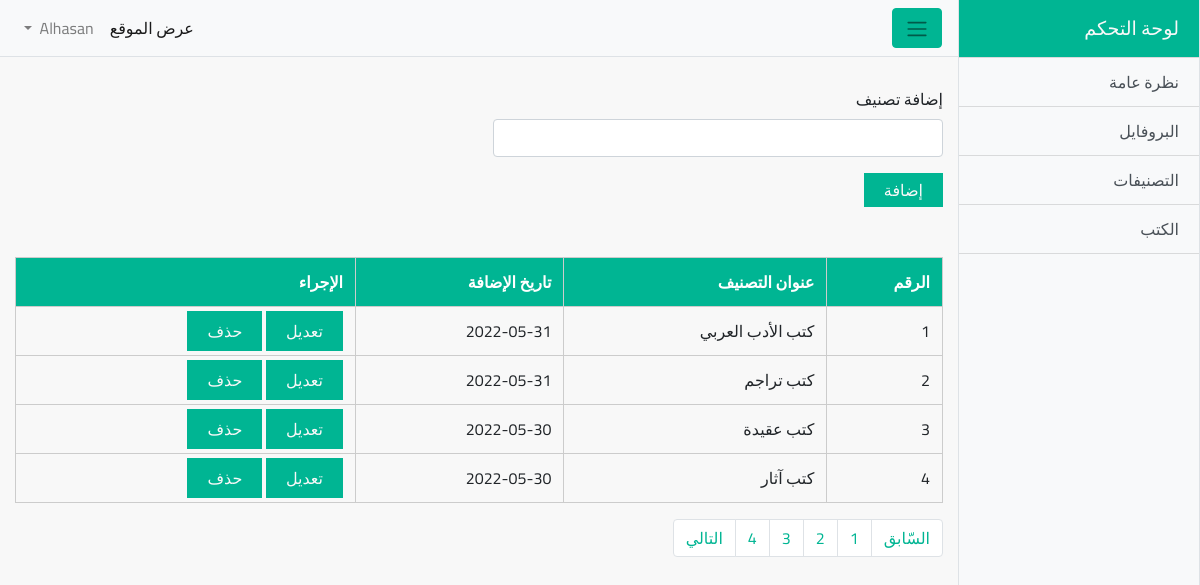
/dashboard/categories.php?page=4 (signed in), run on the app's committed database.
### tables this page shows
CREATE TABLE `categories` (
  `id` int(11) NOT NULL,
  `categoryName` varchar(200) NOT NULL,
  `categoryDate` date NOT NULL DEFAULT current_timestamp()
);

### dashboard/categories.php (the view, shortened to what this page needs)
<?php
  include 'include/header.php';
  if (!isset($_SESSION['adminInfo'])){
    header('Location:index.php');
  }
  else{
      ?>
        <div class="container-fluid">
          <div class="categories">
            <div class="add-cat">
              <form action="categories.php" method="POST">
                <div class="form-group">
                  <label for="category">إضافة تصنيف</label>
                  <input type="text" id="category" class="form-control" name="categoryName" style="width: 450px;">
                </div>
                <button class="custom-btn">إضافة</button>
              </form>
            </div>
            <div class="show-cat">
              <table class="table">
                  <thead class="thead-dark">
                    <tr>
                      <th scope="col">الرقم</th>
                      <th scope="col">عنوان التصنيف</th>
                      <th scope="col">تاريخ الإضافة</th>
                      <th scope="col">الإجراء</th>
                    </tr>
                  </thead>
                  <tbody>
                    <?php
                      if (isset($_GET['page'])){
                        $page = $_GET['page'];
                      }
                      else{
                        $page = 1;
                      }
                      $limit = 4;
                      $start = ($page - 1) * $limit;
                      $sql = "SELECT * FROM categories ORDER BY id DESC LIMIT $start, $limit";
                      $result = mysqli_query($con, $sql);
                      $serialNumber = 0;
                      while($row = mysqli_fetch_array($result)){
                        $serialNumber++;
                          ?>
                            <tr>
                              <td><?php echo $serialNumber; ?></td>
                              <td><?php echo $row['categoryName']; ?></td>
                              <td><?php echo $row['categoryDate']; ?></td>
                              <td>
                                  <a href="edit-cat.php?id=<?php echo $row['id'] ?>" class="custom-btn">تعديل</a>
                                  <a href="categories.php?id=<?php echo $row['id']; ?>" class="custom-btn confirm">حذف</a>
                              </td>
                            </tr>
                          <?php
                            }
                          ?>
                  </tbody>
                </table>
                <?php
                  $query = "SELECT * FROM categories";
                  $result = mysqli_query($con, $query);
                  $total_cat = mysqli_num_rows($result);
                  $total_pages = ceil($total_cat / $limit);
                ?>
                <nav aria-label="Page navigation example">
                  <ul class="pagination">
                    <li class="page-item"><a class="page-link" href="categories.php?page=<?php if(($page - 1) > 0){echo $page - 1;}else{echo $page = 1;} ?>">السّابق</a></li>
                    <?php
                      for($i = 1; $i <= $total_pages; $i++){
                        ?>
                          <li class="page-item"><a class="page-link" href="categories.php?page=<?php echo $i; ?>"><?php echo $i; ?></a></li>
                        <?php
                      }
                    ?>
                    <li class="page-item"><a class="page-link" href="categories.php?page=<?php if(($page + 1) <= $total_pages){echo $page + 1;} else{echo $page = $total_pages;} ?>">التالي</a></li>
                  </ul>
              </nav>
            </div>
          </div>
        </div>
        </div>
        <?php
        include 'include/footer.php';
        ?>
  <?php
  }
  ?>

### dashboard/css/custom.css (style rules this page uses)
:root { --light-green: #00b593; }
.custom-btn { padding: 5px 20px; background: var(--light-green); color: #f8f8f8; border: none; }
body { overflow-x: hidden; font-family: janna lt; direction: rtl; font-family: "Cairo", sans-serif; }
.categories { margin-top: 30px; margin-bottom: 30px; }
.show-cat { margin-top: 50px; }
.table .thead-dark th { color: #fff; background-color: var(--light-green); border: 1px solid #ccc; }
.table td, .table tr { border: 1px solid #ccc; }
a.page-link { color: var(--light-green); }

### data on the page
categories: categoryName "كتب الأدب العربي", categoryDate "2022-05-31"
categories: categoryName "كتب تراجم", categoryDate "2022-05-31"
categories: categoryName "كتب عقيدة", categoryDate "2022-05-30"
categories: categoryName "كتب آثار", categoryDate "2022-05-30"
